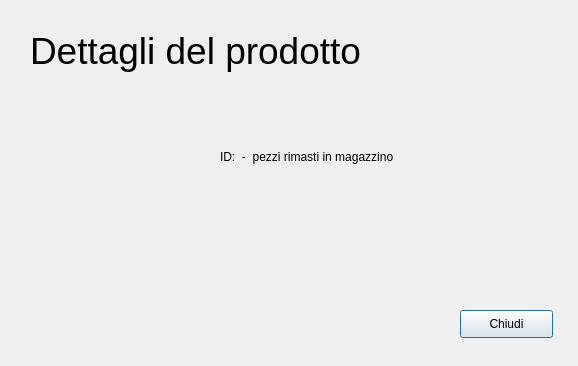
<?xml version="1.0" encoding="UTF-8"?>
<ui version="4.0">
 <class>dettagli_prod_dialog</class>
 <widget class="QDialog" name="dettagli_prod_dialog">
  <property name="geometry">
   <rect>
    <x>0</x>
    <y>0</y>
    <width>578</width>
    <height>366</height>
   </rect>
  </property>
  <property name="maximumSize">
   <size>
    <width>578</width>
    <height>366</height>
   </size>
  </property>
  <property name="windowTitle">
   <string>Dettagli prodotto</string>
  </property>
  <widget class="QLabel" name="lbl_title">
   <property name="geometry">
    <rect>
     <x>30</x>
     <y>20</y>
     <width>471</width>
     <height>61</height>
    </rect>
   </property>
   <property name="font">
    <font>
     <pointsize>28</pointsize>
    </font>
   </property>
   <property name="text">
    <string>Dettagli del prodotto</string>
   </property>
  </widget>
  <widget class="QLabel" name="prod_image">
   <property name="geometry">
    <rect>
     <x>40</x>
     <y>100</y>
     <width>151</width>
     <height>141</height>
    </rect>
   </property>
   <property name="autoFillBackground">
    <bool>true</bool>
   </property>
   <property name="text">
    <string>&lt;prod_image&gt;</string>
   </property>
   <property name="scaledContents">
    <bool>false</bool>
   </property>
  </widget>
  <widget class="QLabel" name="lbl_prod_title">
   <property name="geometry">
    <rect>
     <x>220</x>
     <y>90</y>
     <width>331</width>
     <height>21</height>
    </rect>
   </property>
   <property name="font">
    <font>
     <pointsize>11</pointsize>
     <weight>75</weight>
     <bold>true</bold>
    </font>
   </property>
   <property name="text">
    <string>&lt;prod_title&gt;</string>
   </property>
  </widget>
  <widget class="QLabel" name="lbl_prod_price">
   <property name="geometry">
    <rect>
     <x>220</x>
     <y>120</y>
     <width>331</width>
     <height>21</height>
    </rect>
   </property>
   <property name="font">
    <font>
     <pointsize>11</pointsize>
    </font>
   </property>
   <property name="text">
    <string>&lt;prod_price&gt;</string>
   </property>
  </widget>
  <widget class="QLabel" name="lbl_prod_details">
   <property name="geometry">
    <rect>
     <x>220</x>
     <y>149</y>
     <width>331</width>
     <height>16</height>
    </rect>
   </property>
   <property name="text">
    <string>ID: &lt;prod_id&gt; - &lt;prod_qta&gt; pezzi rimasti in magazzino</string>
   </property>
  </widget>
  <widget class="QLabel" name="lbl_prod_description">
   <property name="geometry">
    <rect>
     <x>220</x>
     <y>190</y>
     <width>331</width>
     <height>101</height>
    </rect>
   </property>
   <property name="autoFillBackground">
    <bool>false</bool>
   </property>
   <property name="text">
    <string>&lt;prod_description&gt;</string>
   </property>
   <property name="textFormat">
    <enum>Qt::PlainText</enum>
   </property>
   <property name="scaledContents">
    <bool>false</bool>
   </property>
   <property name="alignment">
    <set>Qt::AlignLeading|Qt::AlignLeft|Qt::AlignVCenter</set>
   </property>
   <property name="wordWrap">
    <bool>true</bool>
   </property>
  </widget>
  <widget class="QPushButton" name="btn_close">
   <property name="geometry">
    <rect>
     <x>460</x>
     <y>310</y>
     <width>93</width>
     <height>28</height>
    </rect>
   </property>
   <property name="text">
    <string>Chiudi</string>
   </property>
  </widget>
 </widget>
 <resources/>
 <connections/>
</ui>
